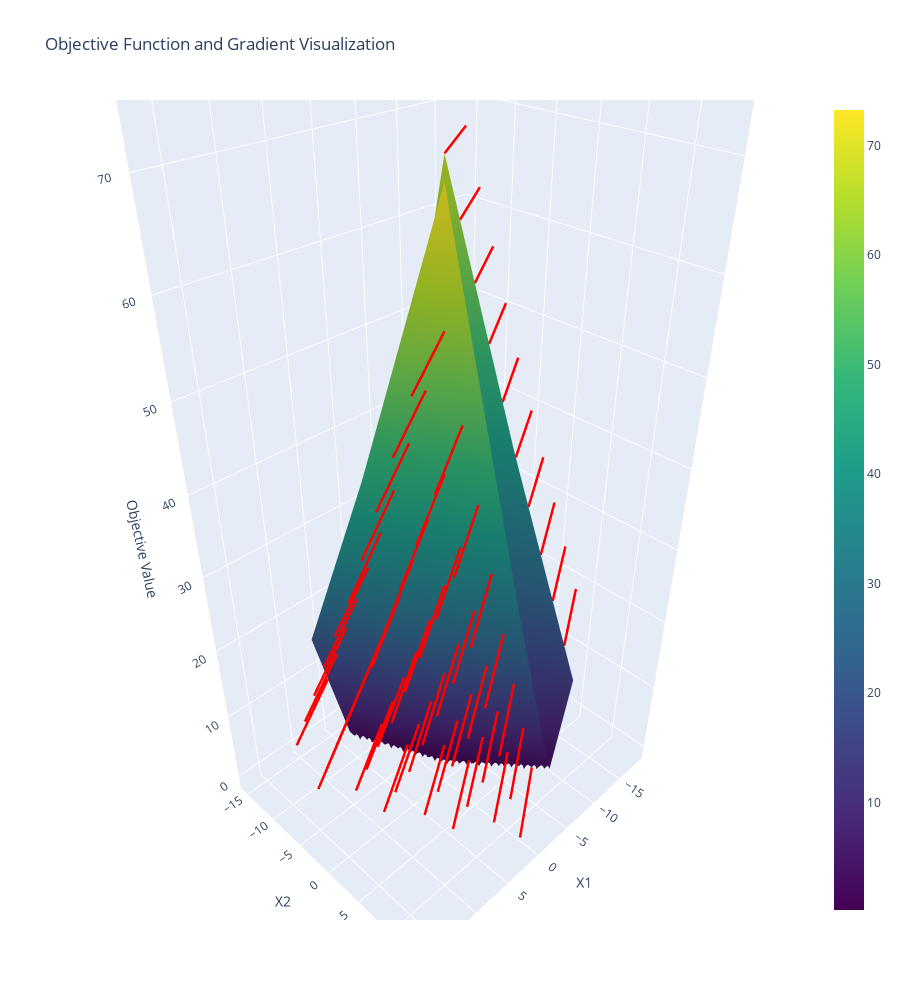

The notebook cell saved with this chart:
### Code cell
import numpy as np
import plotly.graph_objects as go

# Define the objective function
def objective_function(M, x, y, tau):
    return (0.5 * np.linalg.norm(np.matmul(M, x) - y)) + (tau * np.linalg.norm(x, ord=1))

# Define the gradient of the objective function
def gradient(M, x, y, tau):
    grad_first_part = M.T @ (np.matmul(M, x) - y) / np.linalg.norm(np.matmul(M, x) - y)
    grad_second_part = tau * np.sign(x)
    grad_first_part = (5*M * np.abs())/(np.sqrt(np.abs(np.matmul(M, x) - y)**2 + 4))
    grad_second_part = 
    gradient = 
    return grad_first_part + grad_second_part

# Create a grid of x values for visualization
x1_vals = np.linspace(-10, 10, 50)
x2_vals = np.linspace(-10, 10, 50)
x1_grid, x2_grid = np.meshgrid(x1_vals, x2_vals)
x_grid = np.vstack((x1_grid.flatten(), x2_grid.flatten()))

# Evaluate the objective function on the grid
#M = np.array([[1, 2, 3, 4], [5, 6, 7, 8]])  # Replace with your M values
#y = np.array([1, 2])  # Replace with your y values
#tau = 1  # Replace with your tau value
z_grid = np.array([objective_function(M, x, y, tau) for x in x_grid.T]).reshape(x1_grid.shape)

# Evaluate the gradient on the grid
gradient_grid = np.array([gradient(M, x, y, tau) for x in x_grid.T]).reshape(x1_grid.shape + (2,))

# Create the 3D surface plot
surface = go.Surface(x=x1_grid, y=x2_grid, z=z_grid, colorscale='Viridis')

# Create the gradient arrows
x1_arrows = x1_grid[::5, ::5]
x2_arrows = x2_grid[::5, ::5]
grad_x1 = gradient_grid[::5, ::5, 0]
grad_x2 = gradient_grid[::5, ::5, 1]

# Scale the gradient vectors for visualization
scale_factor = 1.0
grad_x1_scaled = grad_x1 * scale_factor
grad_x2_scaled = grad_x2 * scale_factor

# Create the arrow traces
arrows = go.Scatter3d(x=[], y=[], z=[], mode='lines', line=dict(color='red', width=5), hoverinfo='none')
for i in range(x1_arrows.shape[0]):
    for j in range(x1_arrows.shape[1]):
        x_start = x1_arrows[i, j]
        y_start = x2_arrows[i, j]
        z_start = z_grid[::5, ::5][i, j]
        x_end = x_start + grad_x1_scaled[i, j]
        y_end = y_start + grad_x2_scaled[i, j]
        z_end = z_start
        arrows['x'] += tuple([x_start, x_end, None])
        arrows['y'] += tuple([y_start, y_end, None])
        arrows['z'] += tuple([z_start, z_end, None])

# Create the figure and add the surface and arrows
fig = go.Figure(data=[surface, arrows])

# Set the title and axis labels
fig.update_layout(title='Objective Function and Gradient Visualization',
                  scene=dict(xaxis_title='X1', yaxis_title='X2', zaxis_title='Objective Value'), height= 1000)

# Show the plot
fig.show()

### Figure 1 — Plotly figure (JSON) as saved in the notebook; plotly's stock layout.template omitted (floating-point values rounded to 4 significant figures; data arrays with more than 128 entries replaced by an {"elided": "..."} marker saying what was removed)
{"data": [{"colorscale": [[0, "#440154"], [0.1111, "#482878"], [0.2222, "#3e4989"], [0.3333, "#31688e"], [0.4444, "#26828e"], [0.5556, "#1f9e89"], [0.6667, "#35b779"], [0.7778, "#6ece58"], [0.8889, "#b5de2b"], [1, "#fde725"]], "type": "surface", "x": {"elided": "50x50 float values"}, "y": {"elided": "50x50 float values"}, "z": {"elided": "50x50 float values"}}, {"hoverinfo": "none", "line": {"color": "red", "width": 5}, "mode": "lines", "type": "scatter3d", "x": {"elided": "300 float values"}, "y": {"elided": "300 float values"}, "z": {"elided": "300 float values"}}], "layout": {"height": 1000, "scene": {"xaxis": {"title": {"text": "X1"}}, "yaxis": {"title": {"text": "X2"}}, "zaxis": {"title": {"text": "Objective Value"}}}, "title": {"text": "Objective Function and Gradient Visualization"}}}
